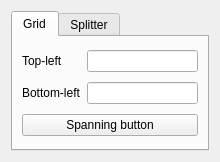
<?xml version="1.0" encoding="UTF-8"?>
<ui version="4.0">
 <class>LayoutShowcase</class>
 <widget class="QWidget" name="LayoutShowcase">
  <property name="windowTitle"><string>Layout showcase</string></property>
  <layout class="QVBoxLayout" name="root">
   <item>
    <widget class="QTabWidget" name="tabs">
     <widget class="QWidget" name="gridTab">
      <attribute name="title"><string>Grid</string></attribute>
      <layout class="QGridLayout" name="grid">
       <item row="0" column="0"><widget class="QLabel" name="g00"><property name="text"><string>Top-left</string></property></widget></item>
       <item row="0" column="1"><widget class="QLineEdit" name="g01"/></item>
       <item row="1" column="0"><widget class="QLabel" name="g10"><property name="text"><string>Bottom-left</string></property></widget></item>
       <item row="1" column="1"><widget class="QLineEdit" name="g11"/></item>
       <item row="2" column="0" colspan="2"><widget class="QPushButton" name="gSpan"><property name="text"><string>Spanning button</string></property></widget></item>
      </layout>
     </widget>
     <widget class="QWidget" name="splitTab">
      <attribute name="title"><string>Splitter</string></attribute>
      <layout class="QVBoxLayout" name="splitLayout">
       <item>
        <widget class="QSplitter" name="split">
         <property name="orientation"><enum>Qt::Horizontal</enum></property>
         <widget class="QGroupBox" name="leftBox">
          <property name="title"><string>Left</string></property>
          <layout class="QVBoxLayout" name="leftLayout">
           <item><widget class="QLabel" name="leftLbl"><property name="text"><string>Pane A</string></property></widget></item>
          </layout>
         </widget>
         <widget class="QGroupBox" name="rightBox">
          <property name="title"><string>Right</string></property>
          <layout class="QVBoxLayout" name="rightLayout">
           <item><widget class="QLabel" name="rightLbl"><property name="text"><string>Pane B</string></property></widget></item>
          </layout>
         </widget>
        </widget>
       </item>
       <item><widget class="Line" name="rule"><property name="orientation"><enum>Qt::Horizontal</enum></property></widget></item>
       <item>
        <layout class="QHBoxLayout" name="row">
         <item><widget class="QToolButton" name="tb1"><property name="text"><string>A</string></property></widget></item>
         <item><widget class="QToolButton" name="tb2"><property name="text"><string>B</string></property></widget></item>
         <item><spacer name="spc"><property name="orientation"><enum>Qt::Horizontal</enum></property><property name="sizeHint"><size><width>40</width><height>20</height></size></property></spacer></item>
         <item><widget class="QPushButton" name="ok"><property name="text"><string>Apply</string></property></widget></item>
        </layout>
       </item>
      </layout>
     </widget>
    </widget>
   </item>
  </layout>
 </widget>
</ui>
